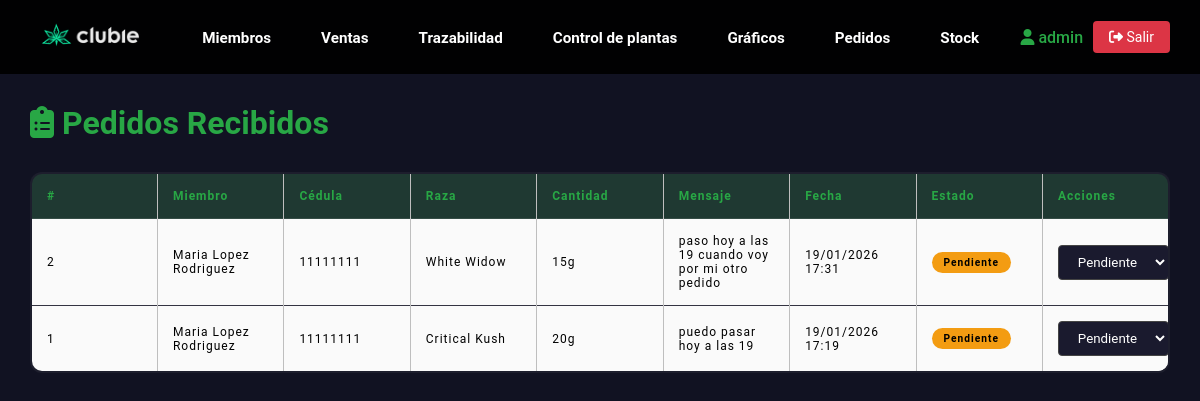
The page /pedidos (signed in) on the database its author committed.
### clases.py (models this page shows, shortened)
class Club(db.Model, UserMixin):
    id = db.Column(db.Integer, primary_key=True)
    campoarchivo = db.Column(db.String(30))
    username = db.Column(db.String(30), unique=True, nullable=False)
    password_hash = db.Column(db.String(128), nullable=False)
    email = db.Column(db.String(70))
    is_superuser = db.Column(db.Boolean, default=False)
    fecha_creacion = db.Column(db.DateTime, default=datetime.now)

class Pedido(db.Model):
    id = db.Column(db.Integer, primary_key=True)
    cedula = db.Column(db.Integer, db.ForeignKey('user.cedula'), nullable=False)
    raza = db.Column(db.String(30), nullable=False)
    cantidad_solicitada = db.Column(db.Integer, nullable=False)
    mensaje = db.Column(db.String(200), nullable=True)
    fecha = db.Column(db.DateTime, default=datetime.now)
    estado = db.Column(db.String(20), default='pendiente')  # pendiente, coordinado, completado, cancelado
    usuario = db.relationship('User', backref='pedidos', lazy=True)

class User(db.Model):
    cedula = db.Column(db.Integer, unique=True, nullable=False, primary_key=True)
    name = db.Column(db.String(30), nullable=False)
    telefono = db.Column(db.Integer, nullable=False, unique=True)
    email = db.Column(db.String(30), nullable=False, unique=True)
    fecha_registro = db.Column(db.DateTime, default=datetime.now)
    ventas = db.relationship('Ventas', backref='usuario', lazy=True)

### app.py (the view)
@app.route('/pedidos')
@login_required
def ver_pedidos():
    if isinstance(current_user, Member):
        return redirect(url_for('portal_miembro'))
    pedidos = Pedido.query.order_by(Pedido.fecha.desc()).all()
    return render_template('logueado/pedidos.html', pedidos=pedidos)

### app.py (called while the page is built)
@login_manager.user_loader
def load_user(user_id):
    if isinstance(user_id, str) and user_id.startswith('member_'):
        member_id = int(user_id.replace('member_', ''))
        return Member.query.get(member_id)
    return Club.query.get(int(user_id))

### templates/logueado/pedidos.html (shortened to what this page needs)
{% extends 'base-log.html'%}
{% block body %}
<link rel="stylesheet" href="{{ url_for('static', filename='css/miembros.css') }}">
<div class="pedidos-container">
    <h1><i class="fas fa-clipboard-list"></i> Pedidos Recibidos</h1>
    {% if pedidos %}
    <table class="pedidos-table">
        <thead>
            <tr>
                <th>#</th>
                <th>Miembro</th>
                <th>Cédula</th>
                <th>Raza</th>
                <th>Cantidad</th>
                <th>Mensaje</th>
                <th>Fecha</th>
                <th>Estado</th>
                <th>Acciones</th>
            </tr>
        </thead>
        <tbody>
            {% for pedido in pedidos %}
            <tr>
                <td>{{ pedido.id }}</td>
                <td>{{ pedido.usuario.name if pedido.usuario else 'N/A' }}</td>
                <td>{{ pedido.cedula }}</td>
                <td>{{ pedido.raza }}</td>
                <td>{{ pedido.cantidad_solicitada }}g</td>
                <td>{{ pedido.mensaje or '-' }}</td>
                <td>{{ pedido.fecha.strftime('%d/%m/%Y %H:%M') }}</td>
                <td><span class="badge badge-{{ pedido.estado }}">{{ pedido.estado|capitalize }}</span></td>
                <td>
                    <form action="{{ url_for('cambiar_estado_pedido', id=pedido.id) }}" method="POST"
                        style="display: flex; gap: 5px;">
                        <select name="estado" class="estado-select">
                            <option value="pendiente" {% if pedido.estado=='pendiente' %}selected{% endif %}>Pendiente
                            </option>
                        </select>
                    </form>
                </td>
            </tr>
            {% endfor %}
        </tbody>
    </table>
    {% else %}
    <div class="empty-state">
        <i class="fas fa-clipboard-list" style="font-size: 3em; color: #444; margin-bottom: 20px;"></i>
        <h3>No hay pedidos</h3>
        <p>Cuando los miembros coordinen pedidos, aparecerán aquí.</p>
    </div>
    {% endif %}
</div>
{% endblock %}

### templates/base-log.html (shortened to what this page needs)
<!DOCTYPE html>
<html lang="es">
<head>
    <link rel="stylesheet" href="{{ url_for('static', filename='css/header.css') }}">
    <link rel="stylesheet" href="{{ url_for('static', filename='css/footer.css') }}">
</head>
<body>
    <header class="header">
        <div class="logo">
            <a href="{{ url_for('index') }}">
                <img src="{{ url_for('static', filename='media/editado.png') }}" alt="Logo de marca">
            </a>
        </div>
        <nav class="opcion">
            <ul class="nav-links">
                <li><a href="{{ url_for('miembros') }}">Miembros</a></li>
                <li><a href="{{ url_for('ventas') }}">Ventas</a></li>
                <li><a href="{{ url_for('trazabilidad') }}">Trazabilidad</a></li>
                <li><a href="{{ url_for('ctrPlantas') }}">Control de plantas</a></li>
                <li><a href="{{ url_for('graficos') }}">Gráficos</a></li>
                <li><a href="{{ url_for('ver_pedidos') }}">Pedidos</a></li>
                <li><a href="{{ url_for('ver_stock') }}">Stock</a></li>
            </ul>
        </nav>
        <div class="nav-right">
            {% if current_user.is_authenticated %}
            <span class="user-info">
                <a href="{{ url_for('miembros') }}" style="color: #28a745 !important; text-decoration: none;">
                    <i class="fas fa-user"></i> {{ current_user.username }}
                </a>
            </span>
            <a href="{{ url_for('logout') }}" class="logout-btn"><i class="fas fa-sign-out-alt"></i> Salir</a>
            {% endif %}
        </div>
    </header>
    <main>
        <div class="p-5">
            {% block body %}
            {% endblock %}
        </div>
    </main>
</body>
</html>

### static/css/header.css (style rules this page uses)
header.header { position: sticky; top: 0; left: 0; width: 100%; padding: 15px 30px; display: flex !important; flex-wrap: nowrap !important; justify-content: space-between; align-items: center; z-index: 1000; background-color: rgba(0, 0, 0, 0.95); box-sizing: border-box; }
.header .logo { flex-shrink: 0; }
.header .logo img { cursor: pointer; height: 40px; width: auto; }
.header .logo img { transition: all 0.3s; }
.header .opcion { flex: 1; display: flex; justify-content: center; }
.header .opcion a { position: relative; font-size: 0.95em; color: #fff; font-weight: 600; text-decoration: none; margin-left: 10px; padding: 6px 12px; transition: .5s; white-space: nowrap; }
.header ul { list-style: none; margin: 0; padding: 0; display: flex; align-items: center; }
.header .nav-links li { display: inline-block; padding: 0px 8px; }
.header .nav-right { flex-shrink: 0; display: flex; align-items: center; gap: 10px; }

### static/css/miembros.css (style rules this page uses)
* { margin: 0; padding: 0; box-sizing: border-box; font-family: "Roboto", sans-serif; }
body { background-color: #111222; display: flex; flex-direction: column; overflow-x: hidden; }
header { font-size: 16px; }
table { border-collapse: collapse; border: 2px solid rgb(200,200,200); letter-spacing: 1px; font-size: 0.8rem; width: 100%; table-layout: fixed; }
td, th { border: 1px solid rgb(190,190,190); padding: 10px 20px; font-size: 12px; }
th { background-color: #3C3C3B; color: white; font-size: 15px; font-weight: bolder; }
td { text-align: center; }
tr:nth-child(even) td { background-color: rgb(250,250,250); }
tr:nth-child(odd) td { background-color: rgb(250,250,250); }
select, select.form-control { padding: 0px 15px 0px 0px; text-align: center; }
@media (max-height:800px) { td { border: 1px solid rgb(190,190,190); padding: 10px 20px; font-size: 12px; overflow: scroll; } }
@media (max-height:800px) { th { font-size: 12px; } }

### templates/base-log.html (style rules this page uses)
.header .logout-btn { background: #dc3545 !important; color: white !important; border: none !important; padding: 8px 16px !important; border-radius: 4px !important; cursor: pointer; text-decoration: none !important; font-size: 14px !important; display: inline-block !important; white-space: nowrap; }
.header .user-info { color: #28a745 !important; font-weight: 500; white-space: nowrap; }

### templates/logueado/pedidos.html (style rules this page uses)
.pedidos-container { padding: 30px; max-width: 1200px; margin: 0 auto; }
h1 { color: #28a745; margin-bottom: 30px; }
.pedidos-table { width: 100%; border-collapse: collapse; background: rgba(255, 255, 255, 0.05); border-radius: 12px; overflow: hidden; }
.pedidos-table th, .pedidos-table td { padding: 15px; text-align: left; border-bottom: 1px solid rgba(255, 255, 255, 0.1); }
.pedidos-table th { background: rgba(40, 167, 69, 0.2); color: #28a745; }
.badge { padding: 5px 12px; border-radius: 20px; font-size: 0.85em; font-weight: 600; display: inline-block; }
.badge-pendiente { background: #f39c12; color: #000; }
.estado-select { padding: 8px; border-radius: 4px; background: #1a1a2e; color: #fff; border: 1px solid #444; }

### rows shown on the page
Club: username "admin"
Pedido: id "2", usuario "Maria Lopez Rodriguez", cedula "11111111", raza "White Widow", cantidad_solicitada "15", mensaje "paso hoy a las 19 cuando voy por mi otro pedido", fecha "19/01/2026 17:31", estado "Pendiente"
Pedido: id "1", usuario "Maria Lopez Rodriguez", cedula "11111111", raza "Critical Kush", cantidad_solicitada "20", mensaje "puedo pasar hoy a las 19", fecha "19/01/2026 17:19", estado "Pendiente"
